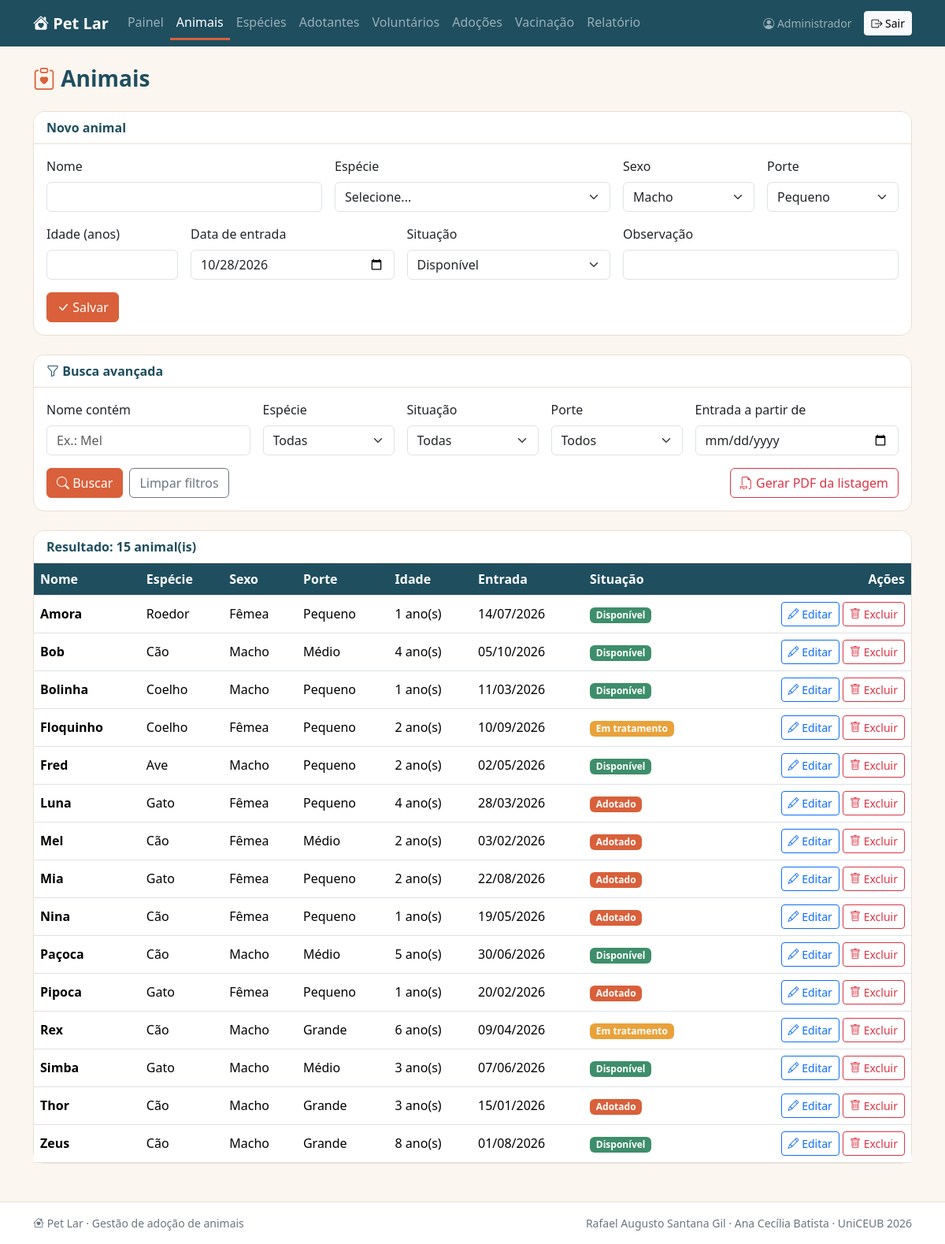
Page /animal/index.php (signed in) on the committed database.
### tables this page shows
CREATE TABLE animal (
    id           INTEGER NOT NULL AUTO_INCREMENT PRIMARY KEY,
    nome         VARCHAR(100) NOT NULL,
    especie_id   INTEGER NOT NULL,
    sexo         VARCHAR(10)  NOT NULL,       
    porte        VARCHAR(10)  NOT NULL,       
    idade        INTEGER      NOT NULL,       
    data_entrada DATE         NOT NULL,       
    status       VARCHAR(20)  NOT NULL DEFAULT 'Disponível',  
    observacao   VARCHAR(255),
     
    FOREIGN KEY (especie_id) REFERENCES especie(id) ON DELETE RESTRICT
);

CREATE TABLE especie (
    id        INTEGER NOT NULL AUTO_INCREMENT PRIMARY KEY,
    nome      VARCHAR(100) NOT NULL UNIQUE,
    descricao VARCHAR(255)
);

### animal/index.php (the view, shortened to what this page needs)
<?php
    include '../conexao.php';
    $fNome    = isset($_GET['f_nome'])    ? trim($_GET['f_nome']) : '';
    $fEspecie = isset($_GET['f_especie']) ? $_GET['f_especie']    : '';
    $fStatus  = isset($_GET['f_status'])  ? $_GET['f_status']     : '';
    $fPorte   = isset($_GET['f_porte'])   ? $_GET['f_porte']      : '';
    $fEntrada = isset($_GET['f_entrada']) ? $_GET['f_entrada']    : '';
    $sql = "SELECT animal.*, especie.nome AS especie
            FROM animal
            INNER JOIN especie ON especie.id = animal.especie_id";
    $sql .= " ORDER BY animal.nome";
    $stmt = $pdo->prepare($sql);
    $stmt->execute();
    $animais = $stmt->fetchAll();
    $filtrosUrl = http_build_query(array(
        'f_nome' => $fNome, 'f_especie' => $fEspecie, 'f_status' => $fStatus,
        'f_porte' => $fPorte, 'f_entrada' => $fEntrada
    ));
    $id = isset($_GET['id']) ? $_GET['id'] : '';
    $sqlEdit = "SELECT * FROM animal WHERE id =:id";
    $stmtEdit = $pdo->prepare($sqlEdit);
    $stmtEdit->bindParam(":id", $id);
    $stmtEdit->execute();
    $animalSelecionado = $stmtEdit->fetch();
    $atualSexo    = isset($animalSelecionado['sexo'])       ? $animalSelecionado['sexo']       : '';
    $atualPorte   = isset($animalSelecionado['porte'])      ? $animalSelecionado['porte']      : '';
    $atualStatus  = isset($animalSelecionado['status'])     ? $animalSelecionado['status']     : 'Disponível';
    include '../cabecalho.php';
?>
    <h1 class="h3 titulo-pagina mb-4"><i class="bi bi-clipboard-heart"></i> Animais</h1>
    <div class="card mb-4">
        <div class="card-header">
            <?php echo $animalSelecionado ? 'Editar animal' : 'Novo animal'; ?>
        </div>
        <div class="card-body">
            <form action="inserir.php" class="row g-3">
                <div class="col-md-4">
                    <label class="form-label">Nome</label>
                    <input type="text" name="nome" class="form-control" required maxlength="100"
                           value="<?php echo isset($animalSelecionado['nome']) ?
                                                   htmlspecialchars($animalSelecionado['nome']) :
                                                   ''; ?>">
                </div>
                <div class="col-md-4">
                    <label class="form-label">Espécie</label>
                    <select name="especie_id" class="form-select" required>
                        <option value="">Selecione...</option>
                    </select>
                </div>
                <div class="col-md-2">
                    <label class="form-label">Sexo</label>
                    <select name="sexo" class="form-select" required>
                        <option value="Macho" <?php echo selecionado('Macho', $atualSexo) ?>>Macho</option>
                    </select>
                </div>
                <div class="col-md-2">
                    <label class="form-label">Porte</label>
                    <select name="porte" class="form-select" required>
                        <option value="Pequeno" <?php echo selecionado('Pequeno', $atualPorte) ?>>Pequeno</option>
                    </select>
                </div>
                <div class="col-md-2">
                    <label class="form-label">Idade (anos)</label>
                    <input type="number" name="idade" class="form-control" min="0" max="30" required
                           value="<?php echo isset($animalSelecionado['idade']) ?
                                                   $animalSelecionado['idade']  :
                                                   ''; ?>">
                </div>
                <div class="col-md-3">
                    <label class="form-label">Data de entrada</label>
                    <input type="date" name="data_entrada" class="form-control" required
                           max="<?php echo date('Y-m-d') ?>"
                           value="<?php echo isset($animalSelecionado['data_entrada']) ?
                                                   $animalSelecionado['data_entrada']  :
                                                   date('Y-m-d'); ?>">
                </div>
                <div class="col-md-3">
                    <label class="form-label">Situação</label>
                    <?php if($atualStatus == 'Adotado') { ?>
                        <input type="hidden" name="status" value="Adotado">
                        <input type="text" class="form-control" value="Adotado" disabled>
                        <div class="form-text">Controlado pelo módulo de Adoções.</div>
                    <?php } else { ?>
                        <select name="status" class="form-select">
                            <option value="Disponível"    <?php echo selecionado('Disponível', $atualStatus) ?>>Disponível</option>
                        </select>
                    <?php } ?>
                </div>
                <div class="col-md-4">
                    <label class="form-label">Observação</label>
                    <input type="text" name="observacao" class="form-control" maxlength="255"
                           value="<?php echo isset($animalSelecionado['observacao']) ?
                                                   htmlspecialchars($animalSelecionado['observacao']) :
                                                   ''; ?>">
                </div>
                <div class="col-12">
                    <button type="submit" class="btn btn-pet"><i class="bi bi-check-lg"></i> Salvar</button>
                </div>
            </form>
        </div>
    </div>
    <div class="card mb-4">
        <div class="card-header"><i class="bi bi-funnel"></i> Busca avançada</div>
        <div class="card-body">
            <form action="index.php" class="row g-3 align-items-end">
                <div class="col-md-3">
                    <label class="form-label">Nome contém</label>
                    <input type="text" name="f_nome" class="form-control" placeholder="Ex.: Mel"
                           value="<?php echo htmlspecialchars($fNome) ?>">
                </div>
                <div class="col-md-2">
                    <label class="form-label">Espécie</label>
                    <select name="f_especie" class="form-select">
                        <option value="">Todas</option>
                    </select>
                </div>
                <div class="col-md-2">
                    <label class="form-label">Situação</label>
                    <select name="f_status" class="form-select">
                        <option value="">Todas</option>
                    </select>
                </div>
                <div class="col-md-2">
                    <label class="form-label">Porte</label>
                    <select name="f_porte" class="form-select">
                        <option value="">Todos</option>
                    </select>
                </div>
                <div class="col-md-3">
                    <label class="form-label">Entrada a partir de</label>
                    <input type="date" name="f_entrada" class="form-control" value="<?php echo htmlspecialchars($fEntrada) ?>">
                </div>
                <div class="col-12 d-flex flex-wrap gap-2">
                    <button type="submit" class="btn btn-pet"><i class="bi bi-search"></i> Buscar</button>
                    <a href="index.php" class="btn btn-outline-secondary">Limpar filtros</a>
                    <a href="../pdf/animais.php?<?php echo $filtrosUrl ?>" target="_blank" class="btn btn-outline-danger ms-md-auto">
                        <i class="bi bi-filetype-pdf"></i> Gerar PDF da listagem
                    </a>
                </div>
            </form>
        </div>
    </div>
    <div class="card">
        <div class="card-header">Resultado: <?php echo count($animais) ?> animal(is)</div>
        <div class="table-responsive">
            <table class="table table-hover align-middle mb-0">
                <thead>
                    <tr>
                        <th>Nome</th>
                        <th>Espécie</th>
                        <th>Sexo</th>
                        <th>Porte</th>
                        <th>Idade</th>
                        <th>Entrada</th>
                        <th>Situação</th>
                        <th class="text-end">Ações</th>
                    </tr>
                </thead>
                <tbody>
                <?php foreach ($animais as $animal) { ?>
                    <tr>
                        <td class="fw-semibold"><?php echo htmlspecialchars($animal['nome']) ?></td>
                        <td><?php echo htmlspecialchars($animal['especie']) ?></td>
                        <td><?php echo $animal['sexo'] ?></td>
                        <td><?php echo $animal['porte'] ?></td>
                        <td><?php echo $animal['idade'] ?> ano(s)</td>
                        <td><?php echo dataBR($animal['data_entrada']) ?></td>
                        <td><span class="badge <?php echo classeStatus($animal['status']) ?>"><?php echo $animal['status'] ?></span></td>
                        <td class="text-end text-nowrap">
                            <a href="index.php?id=<?php echo $animal['id'] ?>" class="btn btn-sm btn-outline-primary">
                                <i class="bi bi-pencil"></i> Editar
                            </a>
                            <a href="excluir.php?id=<?php echo $animal['id'] ?>" class="btn btn-sm btn-outline-danger"
                               onclick="return confirm('Deseja excluir este animal? As vacinas dele também serão apagadas.')">
                                <i class="bi bi-trash"></i> Excluir
                            </a>
                        </td>
                    </tr>
                <?php } ?>
                </tbody>
            </table>
        </div>
    </div>
<?php include '../rodape.php'; ?>

### css/estilo.css (style rules this page uses)
:root { --pet-principal: #D9603B; --pet-escuro: #1F4E5F; --pet-claro: #FBF6EF; --pet-verde: #3E8E6B; --pet-amarelo: #E9A23B; --pet-borda: #EADFD2; }
body { background-color: var(--pet-claro); color: #2B2B2B; min-height: 100vh; display: flex; flex-direction: column; }
.btn-pet { background-color: var(--pet-principal); border-color: var(--pet-principal); color: #fff; }
.titulo-pagina { color: var(--pet-escuro); font-weight: 700; }
.titulo-pagina i { color: var(--pet-principal); }
.card { border: 1px solid var(--pet-borda); border-radius: 14px; }
.card-header { background-color: #fff; border-bottom: 1px solid var(--pet-borda); font-weight: 600; color: var(--pet-escuro); border-radius: 14px 14px 0 0 !important; }
.table thead th { background-color: var(--pet-escuro); color: #fff; font-weight: 600; white-space: nowrap; }
.status-disponivel { background-color: var(--pet-verde) !important; }
.status-tratamento { background-color: var(--pet-amarelo) !important; }
.status-adotado { background-color: var(--pet-principal) !important; }

### rows in the picture
animal: nome "Amora", especie.nome "Roedor", sexo "Fêmea", porte "Pequeno", idade "1", data_entrada "14/07/2026", status "Disponível"
animal: nome "Bob", especie.nome "Cão", sexo "Macho", porte "Médio", idade "4", data_entrada "05/10/2026", status "Disponível"
animal: nome "Bolinha", especie.nome "Coelho", sexo "Macho", porte "Pequeno", idade "1", data_entrada "11/03/2026", status "Disponível"
animal: nome "Floquinho", especie.nome "Coelho", sexo "Fêmea", porte "Pequeno", idade "2", data_entrada "10/09/2026", status "Em tratamento"
animal: nome "Fred", especie.nome "Ave", sexo "Macho", porte "Pequeno", idade "2", data_entrada "02/05/2026", status "Disponível"
animal: nome "Luna", especie.nome "Gato", sexo "Fêmea", porte "Pequeno", idade "4", data_entrada "28/03/2026", status "Adotado"
animal: nome "Mel", especie.nome "Cão", sexo "Fêmea", porte "Médio", idade "2", data_entrada "03/02/2026", status "Adotado"
animal: nome "Mia", especie.nome "Gato", sexo "Fêmea", porte "Pequeno", idade "2", data_entrada "22/08/2026", status "Adotado"
animal: nome "Nina", especie.nome "Cão", sexo "Fêmea", porte "Pequeno", idade "1", data_entrada "19/05/2026", status "Adotado"
animal: nome "Paçoca", especie.nome "Cão", sexo "Macho", porte "Médio", idade "5", data_entrada "30/06/2026", status "Disponível"
animal: nome "Pipoca", especie.nome "Gato", sexo "Fêmea", porte "Pequeno", idade "1", data_entrada "20/02/2026", status "Adotado"
animal: nome "Rex", especie.nome "Cão", sexo "Macho", porte "Grande", idade "6", data_entrada "09/04/2026", status "Em tratamento"
animal: nome "Simba", especie.nome "Gato", sexo "Macho", porte "Médio", idade "3", data_entrada "07/06/2026", status "Disponível"
animal: nome "Thor", especie.nome "Cão", sexo "Macho", porte "Grande", idade "3", data_entrada "15/01/2026", status "Adotado"
animal: nome "Zeus", especie.nome "Cão", sexo "Macho", porte "Grande", idade "8", data_entrada "01/08/2026", status "Disponível"

### other values in the picture
$_SESSION['nome'] "Administrador"
count($animais) "15"
